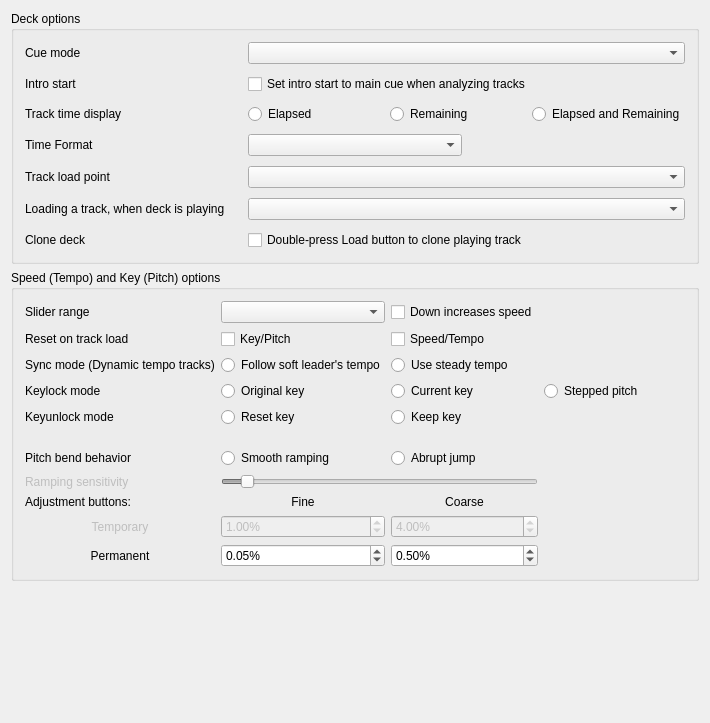
<?xml version="1.0" encoding="UTF-8"?>
<ui version="4.0">
 <class>DlgPrefDeckDlg</class>
 <widget class="QWidget" name="DlgPrefDeckDlg">
  <property name="geometry">
   <rect>
    <x>0</x>
    <y>0</y>
    <width>710</width>
    <height>723</height>
   </rect>
  </property>
  <property name="windowTitle">
   <string>Deck Preferences</string>
  </property>
  <layout class="QGridLayout" name="gridLayout_3">
   <item row="0" column="0">
    <widget class="QGroupBox" name="groupBoxDeckOptions">
     <property name="title">
      <string>Deck options</string>
     </property>
     <layout class="QGridLayout" name="GridLayout1">
      <property name="spacing">
       <number>10</number>
      </property>
      <item row="5" column="0">
       <widget class="QLabel" name="labelLoadWhenDeckPlaying">
        <property name="text">
         <string>Loading a track, when deck is playing</string>
        </property>
        <property name="buddy">
         <cstring>comboBoxLoadWhenDeckPlaying</cstring>
        </property>
       </widget>
      </item>
      <item row="0" column="0">
       <widget class="QLabel" name="labelCueMode">
        <property name="text">
         <string>Cue mode</string>
        </property>
        <property name="openExternalLinks">
         <bool>true</bool>
        </property>
        <property name="buddy">
         <cstring>ComboBoxCueMode</cstring>
        </property>
       </widget>
      </item>
      <item row="4" column="1" colspan="2">
       <widget class="QComboBox" name="comboBoxLoadPoint"/>
      </item>
      <item row="1" column="1" colspan="2">
       <widget class="QCheckBox" name="checkBoxIntroStartMove">
        <property name="toolTip">
         <string>When the analyzer places the intro start point automatically,
it will place it at the main cue point if the main cue point has been set previously.
This may be helpful for upgrading to Mixxx 2.3 from earlier versions.

If this option is disabled, the intro start point is automatically placed at the first sound.</string>
        </property>
        <property name="text">
         <string>Set intro start to main cue when analyzing tracks</string>
        </property>
       </widget>
      </item>
      <item row="1" column="0">
       <widget class="QLabel" name="labelIntroStartMove">
        <property name="text">
         <string>Intro start</string>
        </property>
        <property name="buddy">
         <cstring>ComboBoxCueMode</cstring>
        </property>
       </widget>
      </item>
      <item row="0" column="1" colspan="2">
       <widget class="QComboBox" name="ComboBoxCueMode">
        <property name="toolTip">
         <string>Mixxx mode:
- Cue button while pause at cue point = preview
- Cue button while pause not at cue point = set cue point
- Cue button while playing = pause at cue point
Mixxx mode (no blinking):
- Same as Mixxx mode but with no blinking indicators
Pioneer mode:
- Same as Mixxx mode with a flashing play button
Denon mode:
- Cue button at cue point = preview
- Cue button not at cue point = pause at cue point
- Play = set cue point
Numark mode:
- Same as Denon mode, but without a flashing play button
CUP mode:
- Cue button while pause at cue point = play after release
- Cue button while pause not at cue point = set cue point and play after release
- Cue button while playing = go to cue point and play after release
</string>
        </property>
       </widget>
      </item>
      <item row="6" column="0">
       <widget class="QLabel" name="labelCloneDeckOnLoadDoubleTap">
        <property name="text">
         <string>Clone deck</string>
        </property>
        <property name="buddy">
         <cstring>checkBoxCloneDeckOnLoadDoubleTap</cstring>
        </property>
       </widget>
      </item>
      <item row="3" column="0">
       <widget class="QLabel" name="labelTimeDisplay">
        <property name="text">
         <string>Time Format</string>
        </property>
       </widget>
      </item>
      <item row="3" column="1">
       <widget class="QComboBox" name="comboBoxTimeFormat"/>
      </item>
      <item row="4" column="0">
       <widget class="QLabel" name="labelLoadPoint">
        <property name="text">
         <string>Track load point</string>
        </property>
       </widget>
      </item>
      <item row="2" column="0">
       <widget class="QLabel" name="labelPositionDisplay">
        <property name="enabled">
         <bool>true</bool>
        </property>
        <property name="font">
         <font/>
        </property>
        <property name="text">
         <string>Track time display</string>
        </property>
        <property name="wordWrap">
         <bool>false</bool>
        </property>
        <property name="buddy">
         <cstring>radioButtonElapsed</cstring>
        </property>
       </widget>
      </item>
      <item row="5" column="1" colspan="2">
       <widget class="QComboBox" name="comboBoxLoadWhenDeckPlaying"/>
      </item>
      <item row="2" column="1" colspan="2">
       <layout class="QHBoxLayout" name="horizontalLayout">
        <item>
         <widget class="QRadioButton" name="radioButtonElapsed">
          <property name="text">
           <string>Elapsed</string>
          </property>
          <attribute name="buttonGroup">
           <string notr="true">buttonGroupTrackTime</string>
          </attribute>
         </widget>
        </item>
        <item>
         <widget class="QRadioButton" name="radioButtonRemaining">
          <property name="text">
           <string>Remaining</string>
          </property>
          <attribute name="buttonGroup">
           <string notr="true">buttonGroupTrackTime</string>
          </attribute>
         </widget>
        </item>
        <item>
         <widget class="QRadioButton" name="radioButtonElapsedAndRemaining">
          <property name="text">
           <string>Elapsed and Remaining</string>
          </property>
          <attribute name="buttonGroup">
           <string notr="true">buttonGroupTrackTime</string>
          </attribute>
         </widget>
        </item>
       </layout>
      </item>
      <item row="6" column="1" colspan="2">
       <widget class="QCheckBox" name="checkBoxCloneDeckOnLoadDoubleTap">
        <property name="toolTip">
         <string>Create a playing clone of the first playing deck by double-tapping a Load button on a controller or keyboard.
You can always drag-and-drop tracks on screen to clone a deck.</string>
        </property>
        <property name="text">
         <string>Double-press Load button to clone playing track</string>
        </property>
       </widget>
      </item>
     </layout>
    </widget>
   </item>
   <item row="1" column="0">
    <widget class="QGroupBox" name="groupBoxSpeedPitchOptions">
     <property name="title">
      <string>Speed (Tempo) and Key (Pitch) options</string>
     </property>
     <layout class="QGridLayout" name="gridLayout_7">
      <item row="0" column="0">
       <layout class="QGridLayout" name="GridLayoutSpeedOptions">
        <item row="11" column="2">
         <widget class="QDoubleSpinBox" name="spinBoxPermanentRateCoarse">
          <property name="toolTip">
           <string>Permanent rate change when left-clicking</string>
          </property>
          <property name="accelerated">
           <bool>true</bool>
          </property>
          <property name="suffix">
           <string>%</string>
          </property>
          <property name="decimals">
           <number>2</number>
          </property>
          <property name="minimum">
           <double>0.010000000000000</double>
          </property>
          <property name="maximum">
           <double>10.000000000000000</double>
          </property>
          <property name="singleStep">
           <double>0.010000000000000</double>
          </property>
          <property name="value">
           <double>0.500000000000000</double>
          </property>
         </widget>
        </item>
        <item row="11" column="1">
         <widget class="QDoubleSpinBox" name="spinBoxPermanentRateFine">
          <property name="toolTip">
           <string>Permanent rate change when right-clicking</string>
          </property>
          <property name="accelerated">
           <bool>true</bool>
          </property>
          <property name="suffix">
           <string>%</string>
          </property>
          <property name="decimals">
           <number>2</number>
          </property>
          <property name="minimum">
           <double>0.010000000000000</double>
          </property>
          <property name="maximum">
           <double>10.000000000000000</double>
          </property>
          <property name="singleStep">
           <double>0.010000000000000</double>
          </property>
          <property name="value">
           <double>0.050000000000000</double>
          </property>
         </widget>
        </item>
        <item row="1" column="0">
         <widget class="QLabel" name="labelSpeedPitchReset">
          <property name="text">
           <string>Reset on track load</string>
          </property>
          <property name="buddy">
           <cstring>checkBoxResetPitch</cstring>
          </property>
         </widget>
        </item>
        <item row="3" column="2">
         <widget class="QRadioButton" name="radioButtonCurrentKey">
          <property name="text">
           <string>Current key</string>
          </property>
          <attribute name="buttonGroup">
           <string notr="true">buttonGroupKeyLockMode</string>
          </attribute>
         </widget>
        </item>
        <item row="3" column="3">
         <widget class="QRadioButton" name="radioButtonSteppedPitch">
          <property name="text">
           <string>Stepped pitch</string>
          </property>
          <attribute name="buttonGroup">
           <string notr="true">buttonGroupKeyLockMode</string>
          </attribute>
         </widget>
        </item>
        <item row="10" column="1">
         <widget class="QDoubleSpinBox" name="spinBoxTemporaryRateFine">
          <property name="enabled">
           <bool>false</bool>
          </property>
          <property name="toolTip">
           <string>Temporary rate change when right-clicking</string>
          </property>
          <property name="accelerated">
           <bool>true</bool>
          </property>
          <property name="suffix">
           <string>%</string>
          </property>
          <property name="decimals">
           <number>2</number>
          </property>
          <property name="minimum">
           <double>0.010000000000000</double>
          </property>
          <property name="maximum">
           <double>10.000000000000000</double>
          </property>
          <property name="singleStep">
           <double>0.010000000000000</double>
          </property>
          <property name="value">
           <double>1.000000000000000</double>
          </property>
         </widget>
        </item>
        <item row="11" column="0">
         <widget class="QLabel" name="labelSpeedPermanent">
          <property name="text">
           <string>Permanent</string>
          </property>
          <property name="alignment">
           <set>Qt::AlignCenter</set>
          </property>
         </widget>
        </item>
        <item row="7" column="1" colspan="2">
         <widget class="QSlider" name="SliderRateRampSensitivity">
          <property name="enabled">
           <bool>false</bool>
          </property>
          <property name="minimum">
           <number>100</number>
          </property>
          <property name="maximum">
           <number>2500</number>
          </property>
          <property name="singleStep">
           <number>50</number>
          </property>
          <property name="value">
           <number>250</number>
          </property>
          <property name="orientation">
           <enum>Qt::Horizontal</enum>
          </property>
         </widget>
        </item>
        <item row="10" column="0">
         <widget class="QLabel" name="labelSpeedTemporary">
          <property name="enabled">
           <bool>false</bool>
          </property>
          <property name="text">
           <string>Temporary</string>
          </property>
          <property name="alignment">
           <set>Qt::AlignCenter</set>
          </property>
         </widget>
        </item>
        <item row="2" column="0">
         <widget class="QLabel" name="labelSyncMode">
          <property name="text">
           <string>Sync mode (Dynamic tempo tracks)</string>
          </property>
          <property name="openExternalLinks">
           <bool>true</bool>
          </property>
         </widget>
        </item>
        <item row="3" column="0">
         <widget class="QLabel" name="labelKeylockMode">
          <property name="text">
           <string>Keylock mode</string>
          </property>
          <property name="buddy">
           <cstring>radioButtonOriginalKey</cstring>
          </property>
         </widget>
        </item>
        <item row="7" column="0">
         <widget class="QLabel" name="labelSpeedRampSensitivity">
          <property name="enabled">
           <bool>false</bool>
          </property>
          <property name="text">
           <string>Ramping sensitivity</string>
          </property>
          <property name="buddy">
           <cstring>SliderRateRampSensitivity</cstring>
          </property>
         </widget>
        </item>
        <item row="6" column="0">
         <widget class="QLabel" name="labelSpeedBendBehavior">
          <property name="text">
           <string>Pitch bend behavior</string>
          </property>
          <property name="buddy">
           <cstring>radioButtonRateRampModeStepping</cstring>
          </property>
         </widget>
        </item>
        <item row="3" column="1">
         <widget class="QRadioButton" name="radioButtonOriginalKey">
          <property name="text">
           <string>Original key</string>
          </property>
          <attribute name="buttonGroup">
           <string notr="true">buttonGroupKeyLockMode</string>
          </attribute>
         </widget>
        </item>
        <item row="10" column="2">
         <widget class="QDoubleSpinBox" name="spinBoxTemporaryRateCoarse">
          <property name="enabled">
           <bool>false</bool>
          </property>
          <property name="toolTip">
           <string>Temporary rate change when left-clicking</string>
          </property>
          <property name="accelerated">
           <bool>true</bool>
          </property>
          <property name="suffix">
           <string>%</string>
          </property>
          <property name="decimals">
           <number>2</number>
          </property>
          <property name="minimum">
           <double>0.010000000000000</double>
          </property>
          <property name="maximum">
           <double>10.000000000000000</double>
          </property>
          <property name="singleStep">
           <double>0.010000000000000</double>
          </property>
          <property name="value">
           <double>4.000000000000000</double>
          </property>
         </widget>
        </item>
        <item row="1" column="2">
         <widget class="QCheckBox" name="checkBoxResetSpeed">
          <property name="text">
           <string>Speed/Tempo</string>
          </property>
         </widget>
        </item>
        <item row="1" column="1">
         <widget class="QCheckBox" name="checkBoxResetPitch">
          <property name="text">
           <string>Key/Pitch</string>
          </property>
         </widget>
        </item>
        <item row="9" column="0">
         <widget class="QLabel" name="labelSpeedAdjustment">
          <property name="text">
           <string>Adjustment buttons:</string>
          </property>
         </widget>
        </item>
        <item row="2" column="1">
         <widget class="QRadioButton" name="radioButtonSoftLeader">
          <property name="toolTip">
           <string>Apply tempo changes from a soft-leading track (usually the leaving track in a transition) to the follower tracks. After the transition, the follower track will continue with the previous leader's very last tempo. Changes from explicit selected leaders are always applied.</string>
          </property>
          <property name="text">
           <string>Follow soft leader's tempo</string>
          </property>
          <attribute name="buttonGroup">
           <string notr="true">buttonGroupSyncMode</string>
          </attribute>
         </widget>
        </item>
        <item row="9" column="2">
         <widget class="QLabel" name="labelSpeedCoarse">
          <property name="enabled">
           <bool>true</bool>
          </property>
          <property name="font">
           <font/>
          </property>
          <property name="toolTip">
           <string/>
          </property>
          <property name="text">
           <string>Coarse</string>
          </property>
          <property name="alignment">
           <set>Qt::AlignCenter</set>
          </property>
          <property name="wordWrap">
           <bool>false</bool>
          </property>
          <property name="buddy">
           <cstring>spinBoxPermanentRateCoarse</cstring>
          </property>
         </widget>
        </item>
        <item row="9" column="1">
         <widget class="QLabel" name="labelSpeedFine">
          <property name="enabled">
           <bool>true</bool>
          </property>
          <property name="font">
           <font/>
          </property>
          <property name="toolTip">
           <string/>
          </property>
          <property name="text">
           <string>Fine</string>
          </property>
          <property name="alignment">
           <set>Qt::AlignCenter</set>
          </property>
          <property name="wordWrap">
           <bool>false</bool>
          </property>
          <property name="buddy">
           <cstring>spinBoxPermanentRateFine</cstring>
          </property>
         </widget>
        </item>
        <item row="0" column="2">
         <widget class="QCheckBox" name="checkBoxInvertSpeedSlider">
          <property name="toolTip">
           <string>Make the speed sliders work like those on DJ turntables and CDJs where moving downward increases the speed</string>
          </property>
          <property name="text">
           <string>Down increases speed</string>
          </property>
         </widget>
        </item>
        <item row="0" column="0">
         <widget class="QLabel" name="labelSpeedSliderrange">
          <property name="enabled">
           <bool>true</bool>
          </property>
          <property name="font">
           <font/>
          </property>
          <property name="text">
           <string>Slider range</string>
          </property>
          <property name="wordWrap">
           <bool>false</bool>
          </property>
          <property name="buddy">
           <cstring>ComboBoxRateRange</cstring>
          </property>
         </widget>
        </item>
        <item row="0" column="1">
         <widget class="QComboBox" name="ComboBoxRateRange">
          <property name="font">
           <font/>
          </property>
          <property name="toolTip">
           <string>Adjusts the range of the speed (Vinyl &quot;Pitch&quot;) slider.</string>
          </property>
         </widget>
        </item>
        <item row="6" column="2">
         <widget class="QRadioButton" name="radioButtonRateRampModeStepping">
          <property name="text">
           <string>Abrupt jump</string>
          </property>
          <attribute name="buttonGroup">
           <string notr="true">buttonGroupSpeedBendBehavior</string>
          </attribute>
         </widget>
        </item>
        <item row="6" column="1">
         <widget class="QRadioButton" name="radioButtonRateRampModeLinear">
          <property name="toolTip">
           <string>Smoothly adjusts deck speed when temporary change buttons are held down</string>
          </property>
          <property name="text">
           <string>Smooth ramping</string>
          </property>
          <attribute name="buttonGroup">
           <string notr="true">buttonGroupSpeedBendBehavior</string>
          </attribute>
         </widget>
        </item>
        <item row="4" column="0">
         <widget class="QLabel" name="labelKeyunlockMode">
          <property name="text">
           <string>Keyunlock mode</string>
          </property>
         </widget>
        </item>
        <item row="4" column="1">
         <widget class="QRadioButton" name="radioButtonResetUnlockedKey">
          <property name="text">
           <string>Reset key</string>
          </property>
          <attribute name="buttonGroup">
           <string notr="true">buttonGroupKeyUnlockMode</string>
          </attribute>
         </widget>
        </item>
        <item row="4" column="2">
         <widget class="QRadioButton" name="radioButtonKeepUnlockedKey">
          <property name="text">
           <string>Keep key</string>
          </property>
          <attribute name="buttonGroup">
           <string notr="true">buttonGroupKeyUnlockMode</string>
          </attribute>
         </widget>
        </item>
        <item row="2" column="2">
         <widget class="QRadioButton" name="radioButtonLockBpm">
          <property name="toolTip">
           <string>The tempo of a previous soft leader track at the beginning of the transition is kept steady. After the transition, the follower track will maintain this original tempo. This technique serves as a workaround to avoid dynamic tempo changes, as seen during the outro of rubato-style tracks. For instance, it prevents the follower track from continuing with a slowed-down tempo of the soft leader. This corresponds to the behavior before Mixxx 2.4. Changes from explicit selected leaders are always applied.</string>
          </property>
          <property name="text">
           <string>Use steady tempo</string>
          </property>
          <attribute name="buttonGroup">
           <string notr="true">buttonGroupSyncMode</string>
          </attribute>
         </widget>
        </item>
        <item row="5" column="0">
         <spacer name="verticalSpacer1">
          <property name="orientation">
           <enum>Qt::Vertical</enum>
          </property>
          <property name="sizeHint" stdset="0">
           <size>
            <width>20</width>
            <height>15</height>
           </size>
          </property>
         </spacer>
        </item>
       </layout>
      </item>
     </layout>
    </widget>
   </item>
   <item row="2" column="0">
    <spacer name="verticalSpacer2">
     <property name="orientation">
      <enum>Qt::Vertical</enum>
     </property>
     <property name="sizeHint" stdset="0">
      <size>
       <width>20</width>
       <height>40</height>
      </size>
     </property>
    </spacer>
   </item>
  </layout>
 </widget>
 <layoutdefault spacing="6" margin="11"/>
 <tabstops>
  <tabstop>ComboBoxCueMode</tabstop>
  <tabstop>checkBoxIntroStartMove</tabstop>
  <tabstop>radioButtonElapsed</tabstop>
  <tabstop>radioButtonRemaining</tabstop>
  <tabstop>radioButtonElapsedAndRemaining</tabstop>
  <tabstop>comboBoxTimeFormat</tabstop>
  <tabstop>comboBoxLoadPoint</tabstop>
  <tabstop>comboBoxLoadWhenDeckPlaying</tabstop>
  <tabstop>checkBoxCloneDeckOnLoadDoubleTap</tabstop>
  <tabstop>ComboBoxRateRange</tabstop>
  <tabstop>checkBoxInvertSpeedSlider</tabstop>
  <tabstop>checkBoxResetPitch</tabstop>
  <tabstop>checkBoxResetSpeed</tabstop>
  <tabstop>radioButtonSoftLeader</tabstop>
  <tabstop>radioButtonOriginalKey</tabstop>
  <tabstop>radioButtonCurrentKey</tabstop>
  <tabstop>radioButtonResetUnlockedKey</tabstop>
  <tabstop>radioButtonKeepUnlockedKey</tabstop>
  <tabstop>radioButtonRateRampModeLinear</tabstop>
  <tabstop>radioButtonRateRampModeStepping</tabstop>
  <tabstop>SliderRateRampSensitivity</tabstop>
  <tabstop>spinBoxTemporaryRateFine</tabstop>
  <tabstop>spinBoxTemporaryRateCoarse</tabstop>
  <tabstop>spinBoxPermanentRateFine</tabstop>
  <tabstop>spinBoxPermanentRateCoarse</tabstop>
 </tabstops>
 <resources/>
 <buttongroups>
  <buttongroup name="buttonGroupTrackTime"/>
  <buttongroup name="buttonGroupKeyUnlockMode"/>
  <buttongroup name="buttonGroupKeyLockMode"/>
  <buttongroup name="buttonGroupSpeedBendBehavior"/>
  <buttongroup name="buttonGroupSyncMode"/>
 </buttongroups>
</ui>
